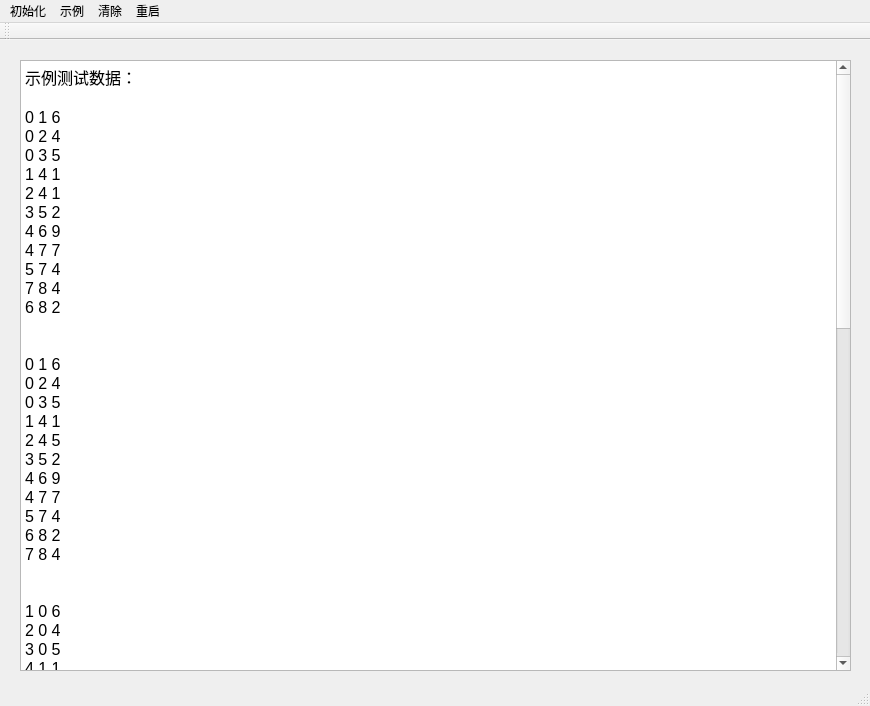
<?xml version="1.0" encoding="UTF-8"?>
<ui version="4.0">
 <class>MainWindow</class>
 <widget class="QMainWindow" name="MainWindow">
  <property name="geometry">
   <rect>
    <x>0</x>
    <y>0</y>
    <width>870</width>
    <height>706</height>
   </rect>
  </property>
  <property name="windowTitle">
   <string>MainWindow</string>
  </property>
  <widget class="QWidget" name="centralWidget">
   <widget class="QPlainTextEdit" name="plainTextEdit">
    <property name="geometry">
     <rect>
      <x>20</x>
      <y>20</y>
      <width>831</width>
      <height>611</height>
     </rect>
    </property>
    <property name="font">
     <font>
      <family>Arial</family>
      <pointsize>12</pointsize>
     </font>
    </property>
    <property name="plainText">
     <string>示例测试数据：

0 1 6
0 2 4
0 3 5
1 4 1
2 4 1
3 5 2
4 6 9
4 7 7
5 7 4
7 8 4
6 8 2


0 1 6
0 2 4
0 3 5
1 4 1
2 4 5
3 5 2
4 6 9
4 7 7
5 7 4
6 8 2
7 8 4


1 0 6
2 0 4
3 0 5
4 1 1
4 2 5
5 3 2
6 4 9
7 4 7
7 5 4
8 6 2
8 7 4


3 1 1
3 2 2
1 0 1
2 0 2


1 2 5
1 3 4
1 4 6
2 5 2
3 5 1
4 7 3
5 7 3
5 6 5
6 8 4
7 8 5


0 1 2
1 2 6
1 3 4
1 4 5
2 5 1
3 5 1
4 6 2
6 8 4
5 7 9
5 8 7
8 9 4
7 9 2	</string>
    </property>
   </widget>
  </widget>
  <widget class="QMenuBar" name="menuBar">
   <property name="geometry">
    <rect>
     <x>0</x>
     <y>0</y>
     <width>870</width>
     <height>26</height>
    </rect>
   </property>
   <widget class="QMenu" name="menu">
    <property name="title">
     <string>初始化</string>
    </property>
    <addaction name="actIni"/>
   </widget>
   <widget class="QMenu" name="menu_2">
    <property name="title">
     <string>清除</string>
    </property>
    <addaction name="actClear"/>
   </widget>
   <widget class="QMenu" name="menu_3">
    <property name="title">
     <string>重启</string>
    </property>
    <addaction name="actRestart"/>
   </widget>
   <widget class="QMenu" name="menu_4">
    <property name="title">
     <string>示例</string>
    </property>
    <addaction name="actData"/>
   </widget>
   <addaction name="menu"/>
   <addaction name="menu_4"/>
   <addaction name="menu_2"/>
   <addaction name="menu_3"/>
  </widget>
  <widget class="QToolBar" name="mainToolBar">
   <attribute name="toolBarArea">
    <enum>TopToolBarArea</enum>
   </attribute>
   <attribute name="toolBarBreak">
    <bool>false</bool>
   </attribute>
  </widget>
  <widget class="QStatusBar" name="statusBar"/>
  <action name="actIni">
   <property name="text">
    <string>初始化aoe图</string>
   </property>
   <property name="toolTip">
    <string>初始化aoe图</string>
   </property>
  </action>
  <action name="actClear">
   <property name="text">
    <string>清除</string>
   </property>
   <property name="toolTip">
    <string>清除</string>
   </property>
  </action>
  <action name="actRestart">
   <property name="text">
    <string>重启程序</string>
   </property>
   <property name="toolTip">
    <string>重启程序</string>
   </property>
  </action>
  <action name="actData">
   <property name="text">
    <string>示例测试数据</string>
   </property>
   <property name="toolTip">
    <string>示例测试数据</string>
   </property>
  </action>
 </widget>
 <layoutdefault spacing="6" margin="11"/>
 <resources/>
 <connections/>
</ui>
